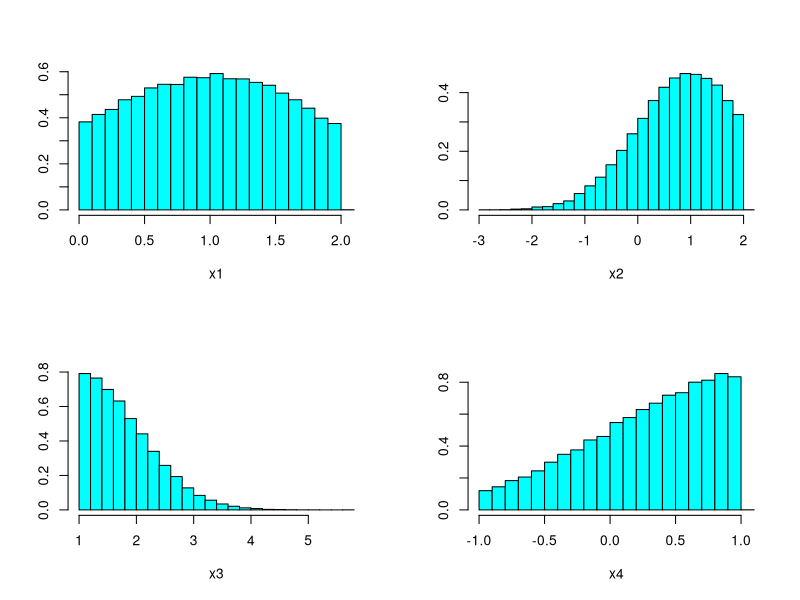
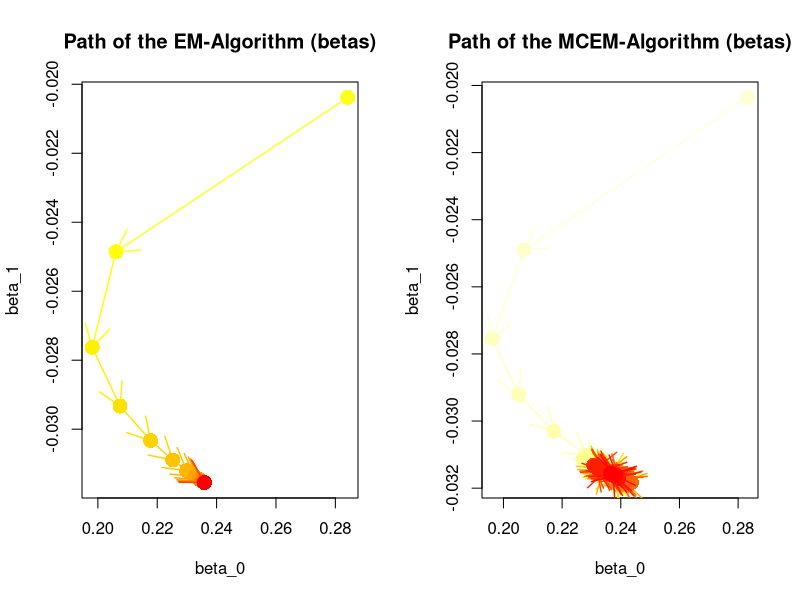
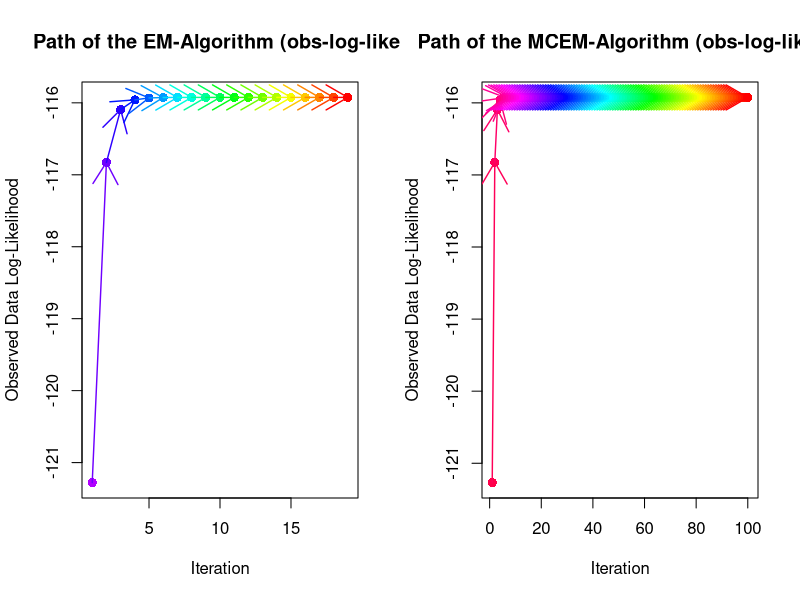
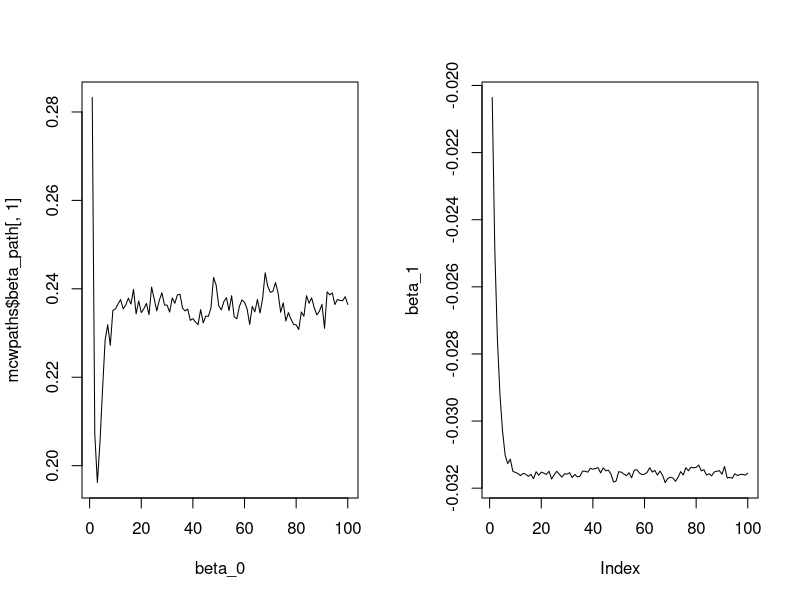

Write R code to recreate these figures, in order.
# Latent variables:

invlogit  <- function(x){exp(x)/(1+exp(x))}
invprobit <- function(x){pnorm(x)}

beta <- c(0.5,1.2)
sigma <- 1

X <- cbind("(Intercept)"=1,"x"=rnorm(100))
head(X)

Z <- X%*%beta + matrix(rnorm(n=nrow(X),sd=sigma),ncol=1)

# The EM Algorithm for Probit Regression:

"rtruncnorm" <- function(n,mean,sd,lo=-Inf,hi=Inf){
  u <- runif(n=n,min=pnorm(lo,mean=mean,sd=sd),max=pnorm(hi,mean=mean,sd=sd))
  return(qnorm(u,mean=mean,sd=sd))
}

library(MASS)
par(mfrow=c(2,2))
x1 <- rtruncnorm(n=50000,mean=1,sd=1,lo=0,hi=2)
x2 <- rtruncnorm(n=50000,mean=1,sd=1,lo=-Inf,hi=2)
x3 <- rtruncnorm(n=50000,mean=1,sd=1,lo=1,hi=Inf)
x4 <- rtruncnorm(n=50000,mean=1,sd=1,lo=-1,hi=1)
truehist(x1,nbins=20)
truehist(x2,nbins=20)
truehist(x3,nbins=20)
truehist(x4,nbins=20)

"Etruncnorm" <- function(mean,sd,lo,hi)
{
  return(mean + sd*(dnorm((lo-mean)/sd)-dnorm((hi-mean)/sd))/(pnorm((hi-mean)/sd)-pnorm((lo-mean)/sd)))
}

c("a"=mean(x1),"e"=Etruncnorm(mean=1,sd=1,lo=0,hi=2))
c("a"=mean(x2),"e"=Etruncnorm(mean=1,sd=1,lo=-Inf,hi=2))
c("a"=mean(x3),"e"=Etruncnorm(mean=1,sd=1,lo=1,hi=Inf))
c("a"=mean(x4),"e"=Etruncnorm(mean=1,sd=1,lo=-1,hi=1))

"probit_EM" <- function(formula, data, weights, subset, 
                      na.action, start = NULL, etastart, mustart,
                      model = TRUE, x = FALSE, y = TRUE, contrasts = NULL,
                      tol=1e-10, max_iter=100, verbose=FALSE,
                      MCEM=FALSE, n_mc=1000, print_every=10,debug=FALSE,
                      store_path=FALSE, ...) 
{
  call <- match.call()
  if (missing(data)) 
    data <- environment(formula)
  mf <- match.call(expand.dots = FALSE)
  m <- match(c("formula", "data", "subset", "weights", "na.action", 
               "etastart", "mustart", "offset"), names(mf), 0)
  mf <- mf[c(1, m)]
  mf$drop.unused.levels <- TRUE
  mf[[1]] <- as.name("model.frame")
  mf <- eval(mf, parent.frame())
  mt <- attr(mf, "terms")
  Y <- model.response(mf, "any")
  if (length(dim(Y)) == 1) {
    nm <- rownames(Y)
    dim(Y) <- NULL
    if (!is.null(nm)) 
      names(Y) <- nm
  }
  X <- if (!is.empty.model(mt)) 
    model.matrix(mt, mf, contrasts)
  else matrix(, NROW(Y), 0)
  weights <- as.vector(model.weights(mf))
  if (!is.null(weights) && !is.numeric(weights)) 
    stop("'weights' must be a numeric vector")
  offset <- as.vector(model.offset(mf))
  if (!is.null(weights) && any(weights < 0)) 
    stop("negative weights not allowed")
  if (!is.null(offset)) {
    if (length(offset) == 1) 
      offset <- rep(offset, NROW(Y))
    else if (length(offset) != NROW(Y)) 
      stop(gettextf("number of offsets is %d should equal %d (number of observations)", 
                    length(offset), NROW(Y)), domain = NA)
  }
  mustart <- model.extract(mf, "mustart")
  etastart <- model.extract(mf, "etastart")
  
  converged <- function(new,old,tol){
    if (sum(((old-new)/new)^2)<tol){
      return(TRUE)
    } else {
      return(FALSE)
    }
  }
  E_step <- function(X,Y,beta_current,MCEM=FALSE,verbose=FALSE,debug=FALSE){
    Z_new <- X%*%beta_current
    if (debug){
      MCEM_original <- MCEM
      MCEM <- FALSE
    }
    if (!MCEM){
      # Analytical:
      lob <- ifelse(Y==0,-Inf,0)
      hib <- ifelse(Y==0,0,Inf)
      Z_t1 <- Etruncnorm(mean=Z_new,sd=1,lo=lob,hi=hib)
    }
    if (debug){
      Z_analytical <- Z_t1
      MCEM <- TRUE
    }
    if (MCEM){
      # MCEM:
      Z_t1 <- rep(NA,length(Z_new))
      lob <- ifelse(Y==0,-Inf,0)
      hib <- ifelse(Y==0,0,Inf)
      for (i in 1:length(Z_new)){
        Z_t1[i] <- mean(rtruncnorm(n=n_mc,mean=Z_new[i],sd=1,lo=lob[i],hi=hib[i]))
      }
    }
    if (debug){
      Z_approx <- Z_t1
      if (MCEM_original){
        Z_t1 <- Z_approx
      } else {
        Z_t1 <- Z_analytical
      }
      cat("Analytical vs. Approximate values for Z^{(t+1)}:\n")
      print(data.frame("analytical"=Z_analytical,"approx"=Z_approx))
    }
    return(Z_t1)
  }
  obs_loglike <- function(X,Y,beta,verbose=FALSE){
    phats <- pnorm(X%*%matrix(beta,ncol=1))
    return(sum(ifelse(Y==1,log(phats),log(1-phats))))
  }
  
  # Starting states:
  beta_new     <- solve(t(X)%*%X)%*%t(X)%*%matrix(Y,ncol=1)
  beta_current <- matrix(Inf,nrow=ncol(X),ncol=1)
  iter <- 0
  beta_path <- NULL
  Z_path    <- NULL
  ll_path   <- NULL
  
  while (!converged(beta_new,beta_current,tol) && iter<max_iter){
    beta_current <- beta_new
    Z <- E_step(X,Y,beta_current,MCEM=MCEM,debug=debug,verbose=verbose)
    beta_new <- solve(t(X)%*%X)%*%t(X)%*%matrix(Z,ncol=1)
    iter <- iter+1
    if (verbose){
      cat(paste("beta_{",iter,"}:\n",sep=""))
      print(beta_new)
    }
    if (iter%%print_every == 0){
      cat(paste0("Finished iteration ",iter,"...\n"))
    }
    if (store_path){
      beta_path <- rbind(beta_path,matrix(beta_new,nrow=1))
      Z_path    <- rbind(Z_path,matrix(Z,nrow=1))
      ll_path   <- c(ll_path,obs_loglike(X,Y,beta_new,verbose=verbose))
    }
  }
  rlist <- list("beta"=beta_new,
                "beta_path"=beta_path,
                "Z_path"=Z_path,
                "ll_path"=ll_path,
                "Xmatrix"=X)
  return(rlist)
}

library(MASS)
birthwt.glm <- glm(low~age,data=birthwt,family=binomial(link="probit"))
summary(birthwt.glm)

# Regular EM:
cat("Running regular EM...\n")
bwt_em <- probit_EM(low~age,data=birthwt)
cat("Running regular EM... (storing paths)\n")
wpaths <- probit_EM(low~age,data=birthwt,store_path=TRUE)

# MCEM:
n_mc <- 10000
debug <- FALSE # To view difference b/w approx and exact E-step
cat("Running MCEM...\n")
bwt_mcem <- probit_EM(low~age,data=birthwt,MCEM=TRUE,n_mc=n_mc,debug=debug)
cat("Running MCEM... (storing paths)\n")
mcwpaths <- probit_EM(low~age,data=birthwt,MCEM=TRUE,n_mc=n_mc,debug=debug,store_path=TRUE)
  
t(bwt_em$beta)
coef(birthwt.glm)

par(mfrow=c(1,2))
with(wpaths,{
  xlims <- range(beta_path[,1])
  ylims <- range(beta_path[,2])
  plot(beta_path,type='n',xlim=xlims,ylim=ylims,
       xlab="beta_0",ylab="beta_1",
       main="Path of the EM-Algorithm (betas)")
  colvec <- rev(heat.colors(nrow(beta_path)+4))
  colvec <- colvec[5:length(colvec)]
  for (i in 1:nrow(beta_path)){
    Sys.sleep(0.1)
    if (i>1)
      arrows(x0=beta_path[i-1,1],
             y0=beta_path[i-1,2],
             x1=beta_path[i,1],
             y1=beta_path[i,2],
             col=colvec[i-1],lwd=1.4)
    points(list("x"=beta_path[i,1],
                "y"=beta_path[i,2]),
           cex=2,pch=16,col=colvec[i])
  }
  # beta_path,pch=as.character(1:nrow(beta_path))))
})

with(mcwpaths,{
  xlims <- range(beta_path[,1])
  ylims <- range(beta_path[,2])
  plot(beta_path,type='n',xlim=xlims,ylim=ylims,
       xlab="beta_0",ylab="beta_1",
       main="Path of the MCEM-Algorithm (betas)")
  colvec <- rev(heat.colors(nrow(beta_path)+4))
  colvec <- colvec[5:length(colvec)]
  for (i in 1:nrow(beta_path)){
    Sys.sleep(0.1)
    if (i>1)
      arrows(x0=beta_path[i-1,1],
             y0=beta_path[i-1,2],
             x1=beta_path[i,1],
             y1=beta_path[i,2],
             col=colvec[i-1],lwd=1.4)
    points(list("x"=beta_path[i,1],
                "y"=beta_path[i,2]),
           cex=2,pch=16,col=colvec[i])
  }
  # beta_path,pch=as.character(1:nrow(beta_path))))
})

birthtable <- table(birthwt$low,birthwt$age)
ages <- dim(birthtable)[2]
# Need to get rid of the 'phantom' 0's:
birthtable[birthtable == 0] <- NA

par(mfrow=c(1,2))
with(wpaths,{
  plot(ll_path,type='n',
       xlab="Iteration",ylab="Observed Data Log-Likelihood",
       main="Path of the EM-Algorithm (obs-log-like)")
  abline(h=0,lwd=2)
  colvec <- rev(rainbow(length(ll_path)+4))
  colvec <- colvec[5:length(colvec)]
  for (i in 1:length(ll_path)){
    Sys.sleep(0.1)
    points(list("x"=i,
                "y"=ll_path[i]),
           cex=1.2,pch=16,col=colvec[i])
    if (i>1)
      arrows(x0=i-1,
             y0=ll_path[i-1],
             x1=i,
             y1=ll_path[i],
             col=colvec[i],lwd=1.4)    
  }
})

with(mcwpaths,{
  plot(ll_path,type='n',
       xlab="Iteration",ylab="Observed Data Log-Likelihood",
       main="Path of the MCEM-Algorithm (obs-log-like)")
  abline(h=0,lwd=2)
  colvec <- rev(rainbow(length(ll_path)+4))
  colvec <- colvec[5:length(colvec)]
  for (i in 1:length(ll_path)){
    Sys.sleep(0.1)
    points(list("x"=i,
                "y"=ll_path[i]),
           cex=1.2,pch=16,col=colvec[i])
    if (i>1)
      arrows(x0=i-1,
             y0=ll_path[i-1],
             x1=i,
             y1=ll_path[i],
             col=colvec[i],lwd=1.4)    
  }
})

#########################################

par(mfrow=c(1,2))
plot(mcwpaths$beta_path[,1],type="l",xlab="beta_0")
plot(mcwpaths$beta_path[,2],type="l",ylab="beta_1")

#rm(wpaths)
#rm(mcwpaths)
